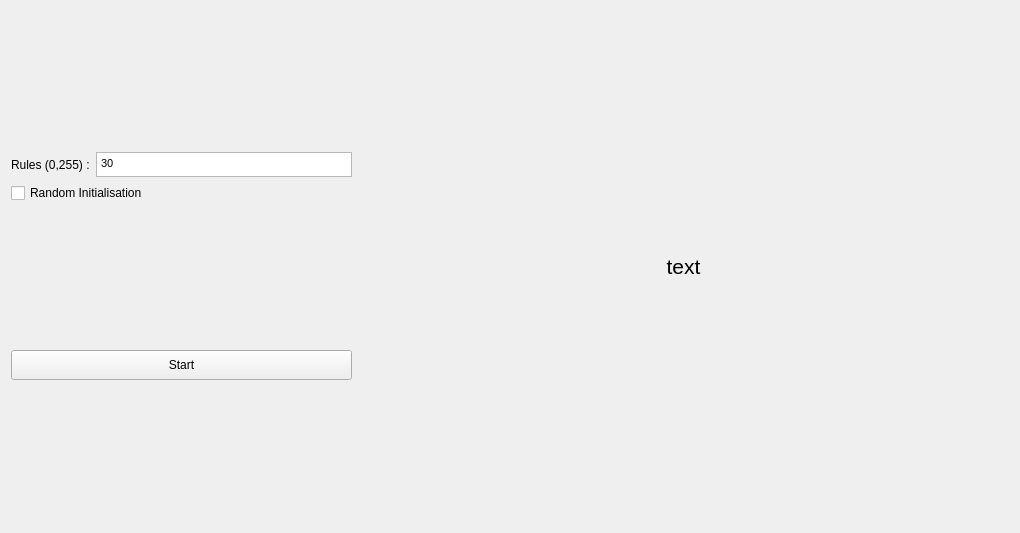
<?xml version="1.0" encoding="UTF-8"?>
<ui version="4.0">
 <class>Tab_ECA</class>
 <widget class="QWidget" name="Tab_ECA">
  <property name="geometry">
   <rect>
    <x>0</x>
    <y>0</y>
    <width>1020</width>
    <height>533</height>
   </rect>
  </property>
  <property name="windowTitle">
   <string>Form</string>
  </property>
  <layout class="QHBoxLayout" name="horizontalLayout_2">
   <item>
    <layout class="QHBoxLayout" name="horizontalLayout" stretch="0,75">
     <property name="sizeConstraint">
      <enum>QLayout::SetFixedSize</enum>
     </property>
     <item>
      <layout class="QVBoxLayout" name="verticalLayout">
       <item>
        <layout class="QVBoxLayout" name="verticalLayout_3">
         <item>
          <layout class="QHBoxLayout" name="horizontalLayout_3">
           <item>
            <widget class="QLabel" name="lbl_rule">
             <property name="text">
              <string>Rules (0,255) :</string>
             </property>
            </widget>
           </item>
           <item>
            <widget class="QTextEdit" name="txt_rule">
             <property name="sizePolicy">
              <sizepolicy hsizetype="MinimumExpanding" vsizetype="Maximum">
               <horstretch>0</horstretch>
               <verstretch>0</verstretch>
              </sizepolicy>
             </property>
             <property name="minimumSize">
              <size>
               <width>0</width>
               <height>0</height>
              </size>
             </property>
             <property name="maximumSize">
              <size>
               <width>16777215</width>
               <height>25</height>
              </size>
             </property>
             <property name="lineWrapMode">
              <enum>QTextEdit::WidgetWidth</enum>
             </property>
             <property name="html">
              <string>&lt;!DOCTYPE HTML PUBLIC &quot;-//W3C//DTD HTML 4.0//EN&quot; &quot;http://www.w3.org/TR/REC-html40/strict.dtd&quot;&gt;
&lt;html&gt;&lt;head&gt;&lt;meta name=&quot;qrichtext&quot; content=&quot;1&quot; /&gt;&lt;style type=&quot;text/css&quot;&gt;
p, li { white-space: pre-wrap; }
&lt;/style&gt;&lt;/head&gt;&lt;body style=&quot; font-family:'MS Shell Dlg 2'; font-size:8.25pt; font-weight:400; font-style:normal;&quot;&gt;
&lt;p style=&quot; margin-top:0px; margin-bottom:0px; margin-left:0px; margin-right:0px; -qt-block-indent:0; text-indent:0px;&quot;&gt;30&lt;/p&gt;&lt;/body&gt;&lt;/html&gt;</string>
             </property>
             <property name="acceptRichText">
              <bool>true</bool>
             </property>
             <property name="placeholderText">
              <string>30</string>
             </property>
            </widget>
           </item>
          </layout>
         </item>
         <item>
          <layout class="QVBoxLayout" name="verticalLayout_4">
           <item>
            <widget class="QCheckBox" name="cb_random">
             <property name="text">
              <string>Random Initialisation</string>
             </property>
            </widget>
           </item>
          </layout>
         </item>
        </layout>
       </item>
       <item>
        <layout class="QHBoxLayout" name="horizontalLayout_5">
         <item>
          <widget class="QPushButton" name="btn_run">
           <property name="sizePolicy">
            <sizepolicy hsizetype="MinimumExpanding" vsizetype="Fixed">
             <horstretch>0</horstretch>
             <verstretch>0</verstretch>
            </sizepolicy>
           </property>
           <property name="minimumSize">
            <size>
             <width>0</width>
             <height>30</height>
            </size>
           </property>
           <property name="text">
            <string>Start</string>
           </property>
          </widget>
         </item>
        </layout>
       </item>
      </layout>
     </item>
     <item>
      <layout class="QVBoxLayout" name="verticalLayout_2">
       <property name="sizeConstraint">
        <enum>QLayout::SetFixedSize</enum>
       </property>
       <item>
        <widget class="QLabel" name="lbl_fps">
         <property name="sizePolicy">
          <sizepolicy hsizetype="MinimumExpanding" vsizetype="MinimumExpanding">
           <horstretch>0</horstretch>
           <verstretch>0</verstretch>
          </sizepolicy>
         </property>
         <property name="maximumSize">
          <size>
           <width>16777214</width>
           <height>50</height>
          </size>
         </property>
         <property name="font">
          <font>
           <pointsize>16</pointsize>
          </font>
         </property>
         <property name="text">
          <string>text</string>
         </property>
         <property name="alignment">
          <set>Qt::AlignCenter</set>
         </property>
        </widget>
       </item>
      </layout>
     </item>
    </layout>
   </item>
  </layout>
 </widget>
 <resources/>
 <connections>
  <connection>
   <sender>btn_run</sender>
   <signal>clicked()</signal>
   <receiver>Tab_ECA</receiver>
   <slot>slt_start()</slot>
   <hints>
    <hint type="sourcelabel">
     <x>179</x>
     <y>395</y>
    </hint>
    <hint type="destinationlabel">
     <x>509</x>
     <y>266</y>
    </hint>
   </hints>
  </connection>
 </connections>
 <slots>
  <slot>slt_start()</slot>
 </slots>
</ui>
